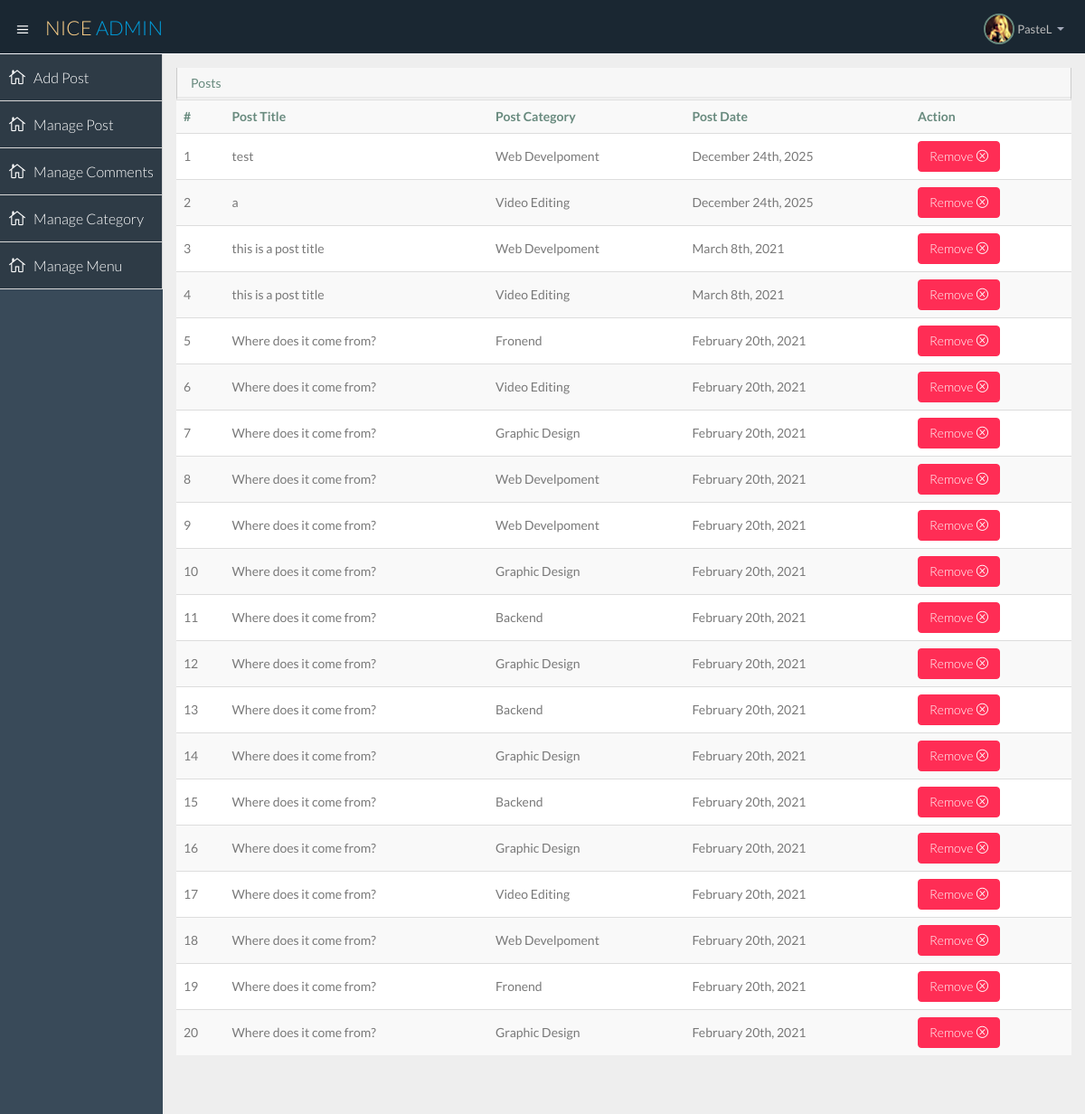
Page /admin/index.php?managepost (signed in) on the committed database.
### tables this page shows
CREATE TABLE `posts` (
  `id` int NOT NULL,
  `title` text NOT NULL,
  `content` text NOT NULL,
  `created_at` timestamp NOT NULL DEFAULT CURRENT_TIMESTAMP,
  `category_id` int NOT NULL
);

CREATE TABLE `category` (
  `id` int NOT NULL,
  `name` varchar(200) NOT NULL
);

### includes/function.php (called while the page is built, shortened)
<?php
function getCategory($db,$id){
    $query="SELECT * FROM category WHERE id=$id";
    $run=mysqli_query($db,$query);
    $data = mysqli_fetch_assoc($run);
    return $data['name'];
}
function getAdminInfo($db,$email){
    $query="SELECT * FROM admin WHERE email='$email'";
    $run=mysqli_query($db,$query);
    $data = mysqli_fetch_assoc($run);
    return $data;
}
function getAllPost($db){
    $query="SELECT * FROM posts ORDER BY id DESC";
    $run=mysqli_query($db,$query);
    $data = array();
    while($d=mysqli_fetch_assoc($run)){
        $data[]=$d;
    }
    return $data;
}
?>

### admin/index.php (the view, shortened to what this page needs)
<?php
require('../includes/db.php');
require('../includes/function.php');
$admin=getAdminInfo($db,$_SESSION['email']);
?>
<!DOCTYPE html>
<html lang="en">
<head>
  <link href="css/bootstrap.min.css" rel="stylesheet">
  <link href="css/bootstrap-theme.css" rel="stylesheet">
  <link href="css/elegant-icons-style.css" rel="stylesheet" />
  <link href="css/font-awesome.min.css" rel="stylesheet" />
  <link href="assets/fullcalendar/fullcalendar/bootstrap-fullcalendar.css" rel="stylesheet" />
  <link href="assets/fullcalendar/fullcalendar/fullcalendar.css" rel="stylesheet" />
  <link href="assets/jquery-easy-pie-chart/jquery.easy-pie-chart.css" rel="stylesheet" type="text/css" media="screen" />
  <link rel="stylesheet" href="css/owl.carousel.css" type="text/css">
  <link href="css/jquery-jvectormap-1.2.2.css" rel="stylesheet">
  <link rel="stylesheet" href="css/fullcalendar.css">
  <link href="css/widgets.css" rel="stylesheet">
  <link href="css/style.css" rel="stylesheet">
  <link href="css/style-responsive.css" rel="stylesheet" />
  <link href="css/xcharts.min.css" rel=" stylesheet">
  <link href="css/jquery-ui-1.10.4.min.css" rel="stylesheet">
</head>
<body>
  <section id="container" class="">
    <header class="header dark-bg">
      <div class="toggle-nav">
        <div class="icon-reorder tooltips" data-original-title="Toggle Navigation" data-placement="bottom"><i class="icon_menu"></i></div>
      </div>
      <a href="index.php" class="logo">Nice <span class="lite">Admin</span></a>
      <div class="top-nav notification-row">
        <ul class="nav pull-right top-menu">
          <li class="dropdown">
            <a data-toggle="dropdown" class="dropdown-toggle" href="#">
                            <span class="profile-ava">
                                <img alt="" src="img/avatar1_small.jpg">
                            </span>
                            <span class="username"><?=$admin['full_name']?></span>
                            <b class="caret"></b>
                        </a>
          </li>
        </ul>
      </div>
    </header>
    <aside>
      <div id="sidebar" class="nav-collapse ">
        <ul class="sidebar-menu">
          <li class="active">
            <a class="" href="index.php">
                          <i class="icon_house_alt"></i>
                          <span>Add Post</span>
                      </a>
          </li>
          <li class="active">
            <a class="" href="index.php?managepost">
                          <i class="icon_house_alt"></i>
                          <span>Manage Post</span>
                      </a>
          </li>
          <li class="active">
            <a class="" href="index.html">
                          <i class="icon_house_alt"></i>
                          <span>Manage Comments</span>
                      </a>
          </li>
          <li class="active">
            <a class="" href="index.php?managecategory">
                          <i class="icon_house_alt"></i>
                          <span>Manage Category</span>
                      </a>
          </li>
          <li class="active">
            <a class="" href="index.php?managemenu">
                          <i class="icon_house_alt"></i>
                          <span>Manage Menu</span>
                      </a>
          </li>
        </ul>
      </div>
    </aside>
    <section id="main-content">
      <section class="wrapper">
        <div class="row">
          <div class="col-lg-12 col-md-12">
     <?php
     if(isset($_GET['managepost'])){
?>
<div class="row">
          <div class="col-lg-12">
            <section class="panel">
              <header class="panel-heading">
                Posts
              </header>
              <table class="table table-striped table-advance table-hover">
                <tbody>
                  <tr>
                    <th>#</th>
                    <th>Post Title</th>
                    <th>Post Category</th>
                    <th>Post Date</th>
                    <th>Action</th>
                  </tr>
          <?php
          $posts = getAllPost($db);
          $count=1;
          foreach($posts as $post){
            ?>
<tr>
                    <td><?=$count?></td>
                    <td><?=$post['title']?></td>
                    <td><?=getCategory($db,$post['category_id'])?></td>
                    <td><?=date('F jS, Y',strtotime($post['created_at']))?></td>
                    <td>
                      <div class="btn-group">
                        <a class="btn btn-danger" href="../includes/removepost.php?id=<?=$post['id']?>">Remove <i class="icon_close_alt2"></i></a>
                      </div>
                    </td>
                  </tr>
            <?php
            $count++;
          }
          ?>
                </tbody>
              </table>
            </section>
          </div>
        </div>
<?php
     }else if(isset($_GET['managemenu'])){
?>
<div aria-hidden="true" aria-labelledby="myModalLabel" role="dialog" tabindex="-1" id="myModal"
                  class="modal fade">
                  <div class="modal-dialog">
                    <div class="modal-content">
                      <div class="modal-header">
                        <button aria-hidden="true" data-dismiss="modal" class="close" type="button">×</button>
                        <h4 class="modal-title">Add New Menu</h4>
                      </div>
                      <div class="modal-body">
                        <form role="form" method="post" action="../includes/addmenu.php">
                          <div class="form-group">
                            <label for="exampleInputEmail1">Menu Title</label>
                            <input type="text" name="menu-name" class="form-control" id="exampleInputEmail3" placeholder="Enter menu name..">
                          </div>
                          <div class="form-group">
                            <label for="exampleInputEmail1">Menu Link</label>
                            <input type="text" name="menu-link" class="form-control" id="exampleInputEmail3" value="#" placeholder="Enter menu link..">
                          </div>
                          <button type="submit" name="addmenu" class="btn btn-primary">Add</button>
                        </form>
                      </div>
                    </div>
                  </div>
                </div>
<div class="row">
          <div class="col-lg-12">
            <section class="panel">
              <header class="panel-heading">
                Menu - <a href="#myModal" data-toggle="modal" class="text-primary">
                 Add New Menu</a>
              </header>
              <table class="table table-striped table-advance table-hover">
                <tbody>
                  <tr>
                    <th>#</th>
                    <th>Menu</th>
                    <th>Link</th>
                    <th>Action</th>
                  </tr>
          <?php
          $menus = getMenu($db);
          $count=1;
          foreach($menus as $menu){
            ?>
<tr>
                    <td><?=$count?></td>
                    <td><?=$menu['name']?></td>
                    <td><?=$menu['action']?></td>
                    <td>
                      <div class="btn-group">
                        <a class="btn btn-danger" href="../includes/removemenu.php?id=<?=$menu['id']?>">Remove <i class="icon_close_alt2"></i></a>
                      </div>
                    </td>
                  </tr>
            <?php
            $count++;
          }
          ?>
                </tbody>
              </table>
            </section>
          </div>
        </div>
        <div aria-hidden="true" aria-labelledby="myModalLabel" role="dialog" tabindex="-1" id="myModal1"
                  class="modal fade">
                  <div class="modal-dialog">
                    <div class="modal-content">
                      <div class="modal-header">
                        <button aria-hidden="true" data-dismiss="modal" class="close" type="button">×</button>
                        <h4 class="modal-title">Add New SubMenu</h4>
                      </div>
                      <div class="modal-body">
                        <form role="form" method="post" action="../includes/addmenu.php">
                          <div class="form-group">
                            <label for="exampleInputEmail1">SubMenu Title</label>
                            <input type="text" name="submenu-name" class="form-control" id="exampleInputEmail3" placeholder="Enter menu name..">
                          </div>
                          <div class="form-group">
                            <label for="exampleInputEmail1">Select Parent Menu</label>
                            <select name="parent-id" class="form-control" id="exampleInputEmail3">
<?php
$mlist = getAllMenu($db);
foreach($mlist as $m){
  ?>
                            <option value="<?=$m['id']?>"><?=$m['name']?></option>
  <?php
}
?>
</select>
                          </div>
                          <div class="form-group">
                            <label for="exampleInputEmail1">SubMenu Link</label>
                            <input type="text" name="submenu-link" class="form-control" id="exampleInputEmail3" value="#" placeholder="Enter menu link..">
                          </div>
                          <button type="submit" name="addsubmenu" class="btn btn-primary">Add</button>
                        </form>
                      </div>
                    </div>
                  </div>
                </div>
<div class="row">
          <div class="col-lg-12">
            <section class="panel">
              <header class="panel-heading">
              SubMenu - <a href="#myModal1" data-toggle="modal" class="text-primary">
                 Add New SubMenu</a>
              </header>
              <table class="table table-striped table-advance table-hover">
                <tbody>
                  <tr>
                    <th>#</th>
                    <th>Sub Menu</th>
                    <th>Parent Menu</th>
                    <th>Link</th>
                    <th>Action</th>
                  </tr>
          <?php
          $submenus = getAllSubMenu($db);
          $count=1;
          foreach($submenus as $menu){
            ?>
<tr>
                    <td><?=$count?></td>
                    <td><?=$menu['name']?></td>
                    <td><?=getMenuName($db,$menu['parent_menu_id'])?></td>
                    <td><?=$menu['action']?></td>
                    <td>
                      <div class="btn-group">
                        <a class="btn btn-danger" href="../includes/removesubmenu.php?id=<?=$menu['id']?>">Remove <i class="icon_close_alt2"></i></a>
                      </div>
                    </td>
                  </tr>
            <?php
            $count++;
          }
          ?>
                </tbody>
              </table>
            </section>
          </div>
        </div>
<?php
     }else if(isset($_GET['managecategory'])){
?>
<div aria-hidden="true" aria-labelledby="myModalLabel" role="dialog" tabindex="-1" id="myModal"
                  class="modal fade">
                  <div class="modal-dialog">
                    <div class="modal-content">
                      <div class="modal-header">
                        <button aria-hidden="true" data-dismiss="modal" class="close" type="button">×</button>
                        <h4 class="modal-title">Add New Category</h4>
                      </div>
                      <div class="modal-body">
                        <form role="form" method="post" action="../includes/addct.php">
                          <div class="form-group">
                            <label for="exampleInputEmail1">Category Name</label>
                            <input type="text" name="category-name" class="form-control" id="exampleInputEmail3" placeholder="Enter category name..">
                          </div>
                          <button type="submit" name="addct" class="btn btn-primary">Add</button>
                        </form>
                      </div>
                    </div>
                  </div>
                </div>
<div class="row">
          <div class="col-lg-12">
            <section class="panel">
              <header class="panel-heading">
                Category - <a href="#myModal" data-toggle="modal" class="text-primary">
                  Add New Category
                </a>
              </header>
              <table class="table table-striped table-advance table-hover">
                <tbody>
                  <tr>
                    <th>#</th>
                    <th>Category Name</th>
                    <th>Action</th>
                  </tr>
          <?php
          $categories = getAllCategory($db);
          $count=1;
          foreach($categories as $ct){
            ?>
<tr>
                    <td><?=$count?></td>
                    <td><?=$ct['name']?></td>
                    <td>
                      <div class="btn-group">
                        <a class="btn btn-danger" href="../includes/removect.php?id=<?=$ct['id']?>">Remove <i class="icon_close_alt2"></i></a>
                      </div>
                    </td>
                  </tr>
            <?php
            $count++;
          }
          ?>
                </tbody>
              </table>
            </section>
          </div>
        </div>
       <?php
     }
     ?>
      </section>
    </section>
  </section>
</body>
</html>

### rows in the picture
posts: title "test", category.name "Web Develpoment", created_at "December 24th, 2025"
posts: title "a", category.name "Video Editing", created_at "December 24th, 2025"
posts: title "this is a post title", category.name "Web Develpoment", created_at "March 8th, 2021"
posts: title "this is a post title", category.name "Video Editing", created_at "March 8th, 2021"
posts: title "Where does it come from?", category.name "Fronend", created_at "February 20th, 2021"
posts: title "Where does it come from?", category.name "Video Editing", created_at "February 20th, 2021"
posts: title "Where does it come from?", category.name "Graphic Design", created_at "February 20th, 2021"
posts: title "Where does it come from?", category.name "Web Develpoment", created_at "February 20th, 2021"
posts: title "Where does it come from?", category.name "Web Develpoment", created_at "February 20th, 2021"
posts: title "Where does it come from?", category.name "Graphic Design", created_at "February 20th, 2021"
posts: title "Where does it come from?", category.name "Backend", created_at "February 20th, 2021"
posts: title "Where does it come from?", category.name "Graphic Design", created_at "February 20th, 2021"
posts: title "Where does it come from?", category.name "Backend", created_at "February 20th, 2021"
posts: title "Where does it come from?", category.name "Graphic Design", created_at "February 20th, 2021"
posts: title "Where does it come from?", category.name "Backend", created_at "February 20th, 2021"
posts: title "Where does it come from?", category.name "Graphic Design", created_at "February 20th, 2021"
posts: title "Where does it come from?", category.name "Video Editing", created_at "February 20th, 2021"
posts: title "Where does it come from?", category.name "Web Develpoment", created_at "February 20th, 2021"
posts: title "Where does it come from?", category.name "Fronend", created_at "February 20th, 2021"
posts: title "Where does it come from?", category.name "Graphic Design", created_at "February 20th, 2021"

### other values in the picture
$admin['full_name'] "PasteL"
